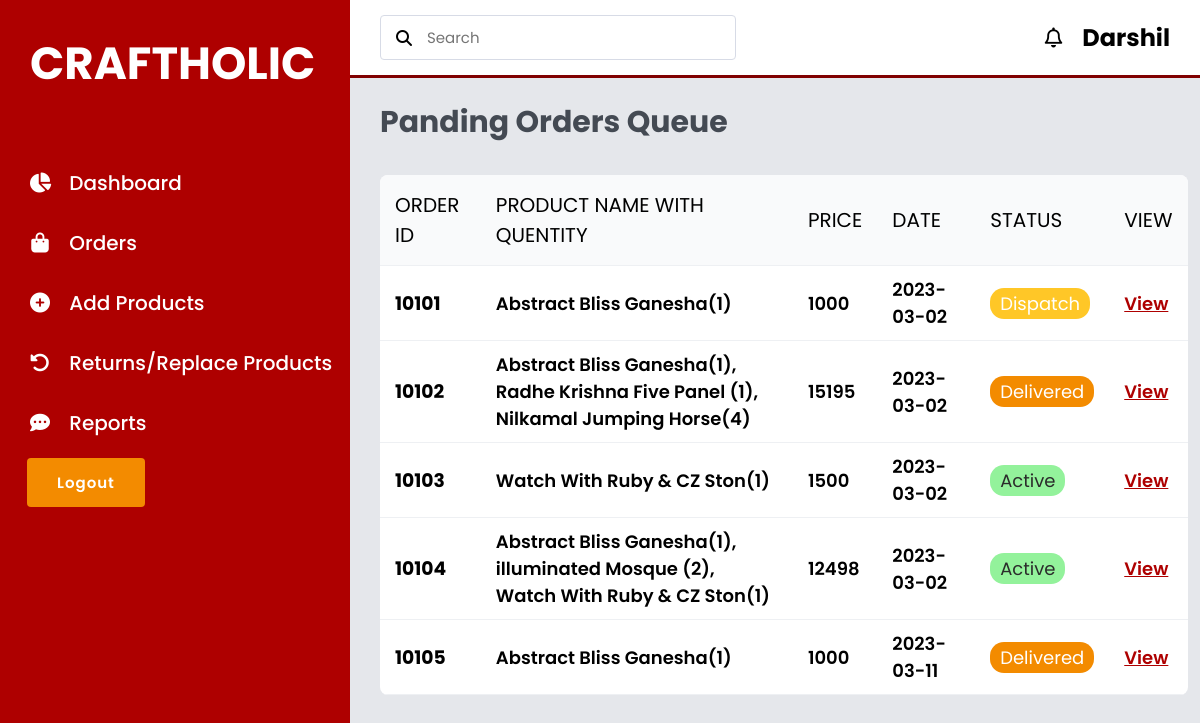
Page /Admin/Admin-orders.php (signed in) on the committed database.
### tables this page shows
CREATE TABLE `shippingaddress` (
  `sa_id` bigint(5) NOT NULL,
  `Date` date NOT NULL,
  `Status` varchar(10) NOT NULL,
  `Name` varchar(50) NOT NULL,
  `Number` int(10) NOT NULL,
  `Email` varchar(35) NOT NULL,
  `Method` varchar(10) NOT NULL,
  `Flat` varchar(20) NOT NULL,
  `Street` varchar(20) NOT NULL,
  `City` varchar(25) NOT NULL,
  `State` varchar(30) NOT NULL,
  `Country` varchar(10) NOT NULL,
  `Pincode` int(6) NOT NULL,
  `Totalproducts` varchar(255) NOT NULL,
  `TotalPrice` int(255) NOT NULL
);

### Admin/Admin-orders.php (the view, shortened to what this page needs)
<?php
include("../Includes/Connection.php");
?>
<!DOCTYPE html>
<html lang="en">
<head>
    <link rel="stylesheet" href="../CSS/Admin.css">
    <link rel="stylesheet" href="https://cdnjs.cloudflare.com/ajax/libs/font-awesome/6.2.0/css/all.min.css">
</head>
<body>
    <?php include('IncludesAdmin/Menu.php'); ?>
    <section id="InterFace">
        <div class="Navigation">
            <div class="N1">
                <div class="Search">
                    <i class="fa-solid fa-search"></i>
                    <input type="text" placeholder="Search" id="">
                </div>
            </div>
            <div class="Profile">
                <i class="fa-solid fa-bell"></i>
                <h2><?php
                    if ($_SESSION['AdminLoginID']) {
                        echo $_SESSION['AdminLoginID'];
                    }
                    ?>
                </h2>
            </div>
        </div>
        <h3 class="I-name-2 order-I-Name-2">
            Panding Orders Queue
        </h3>
        <div class="Board">
            <table width="100%">
                <thead>
                    <tr>
                        <td>Order id</td>
                        <td>Product Name with Quentity</td>
                        <td>Price</td>
                        <td>Date</td>
                        <td>Status</td>
                        <td>View</td>
                    </tr>
                </thead>
                <?php
                $Select_Orders = mysqli_query($conn, "SELECT * FROM `shippingaddress`");
                if (mysqli_num_rows($Select_Orders) > 0) {
                    while ($row = mysqli_fetch_assoc($Select_Orders)) {
                ?>
                        <tbody>
                            <tr>
                                <td class="product-ID">
                                    <h3><?php echo $row['sa_id']; ?></h3>
                                </td>
                                <td class="Product-name">
                                    <h5><?php echo $row['Totalproducts']; ?></h5>
                                </td>
                                <td class="Price">
                                    <h5><?php echo $row['TotalPrice']; ?></h5>
                                </td>
                                <td class="Date">
                                    <h5><?php echo $row['Date']; ?></h5>
                                </td>
                                <td class="Active">
                                    <?php
                                    if ($row['Status'] == 'Active') {
                                        echo '  <p style="  background: #93f29b;
                                            padding: 2px 10px;
                                            display: inline-block;
                                            border-radius: 14px;
                                            color: #2b2b2b;">' . $row['Status'] . '</p>';
                                    } elseif ($row['Status'] == 'Dispatch') {
                                        echo '  <p style="  background: #ffc727;
                                            padding: 2px 10px;
                                            display: inline-block;
                                            border-radius: 14px;
                                            color: #FFF;">' . $row['Status'] . '</p>';
                                    } else {
                                        echo '  <p style="  background: #f38b00;
                                        padding: 2px 10px;
                                        display: inline-block;
                                        border-radius: 14px;
                                        color: #FFF;">' . $row['Status'] . '</p>';
                                    }
                                    ?>
                                </td>
                                <form action="OrderDetails.php" method="get">
                                    <td class="Edit">
                                        <a href="OrderDetails.php?Order_id=<?php echo $row['sa_id']; ?>">View</a>
                                    </td>
                                </form>
                            </tr>
                        </tbody>
                <?php
                    }
                }
                ?>
            </table>
        </div>
    </section>
</body>
</html>

### CSS/Admin.css (style rules this page uses)
* { margin: 0; padding: 0; box-sizing: border-box; text-decoration: none; font-family: 'Poppins', sans-serif; }
body { width: 100%; background: #e5e7eb; position: relative; display: flex; }
:root { --black: black; --maroon: maroon; --light-maroon: #AE0000; --Tangerine: #f38b00; --light-color: #666; --box-shadow: 0 .3rem 0.5rem rgba(0, 0, 0.1); --border: 2rem solid rgba(0, 0, 0.1); --outline: .1rem solid rgba(0, 0, 0.1); --padding: 40px 80px; --margin: 40px 0; }
#InterFace { width: calc(100% - 350px); margin-left: 350px; position: relative; }
#InterFace .Navigation { display: flex; align-items: center; justify-content: space-between; background: #fff; padding: 15px 30px; border-bottom: 3px solid var(--maroon); position: fixed; width: calc(100% - 350px); }
#InterFace .Navigation .Search { display: flex; justify-content: flex-start; align-items: center; padding: 10px 15px; border: 1px solid #d7dbe6; border-radius: 4px; }
#InterFace .Navigation .Search i { margin-right: 15px; }
#InterFace .Navigation .Search input { border: none; outline: none; font-size: 15px; }
#InterFace .Navigation .Profile { display: flex; justify-content: flex-start; align-items: center; }
#InterFace .Navigation .Profile i { margin-right: 20px; font-size: 20px; font-weight: 400; cursor: pointer; }
.N1 { display: flex; justify-content: flex-start; align-items: center; }
.I-name-2 { color: #444a53; padding: 30px 30px 0 30px; font-size: 30px; font-weight: 700; }
.order-I-Name-2 { margin-top: 70px; }
.Board { width: 95%; margin: 30px 0 30px 30px; overflow: auto; background-color: #fff; border-radius: 8px; }
thead td { font-size: 20px; text-transform: uppercase; font-weight: 400; background: #f9fafb; text-align: start; padding: 15px; }
tbody tr td { padding: 10px 15px; }
.Edit a, .Remove a { text-decoration: underline; font-size: 18px; color: var(--light-maroon); font-weight: 600; }
.Board h5 { font-weight: 600; font-size: 18px; text-align: start; }
.Board p { font-weight: 400; font-size: 18px; }
table { border-collapse: collapse; }
tr { border-bottom: 1px solid #eef0f3; }

### rows in the picture
shippingaddress: sa_id "10101", Totalproducts "Abstract Bliss Ganesha(1)", TotalPrice "1000", Date "2023-03-02", Status "Dispatch"
shippingaddress: sa_id "10102", Totalproducts "Abstract Bliss Ganesha(1), Radhe Krishna Five Panel (1), Nilkamal Jumping Horse(4)", TotalPrice "15195", Date "2023-03-02", Status "Delivered"
shippingaddress: sa_id "10103", Totalproducts "Watch With Ruby & CZ Ston(1)", TotalPrice "1500", Date "2023-03-02", Status "Active"
shippingaddress: sa_id "10104", Totalproducts "Abstract Bliss Ganesha(1), illuminated Mosque (2), Watch With Ruby & CZ Ston(1)", TotalPrice "12498", Date "2023-03-02", Status "Active"
shippingaddress: sa_id "10105", Totalproducts "Abstract Bliss Ganesha(1)", TotalPrice "1000", Date "2023-03-11", Status "Delivered"

### other values in the picture
$_SESSION['AdminLoginID'] "Darshil"
